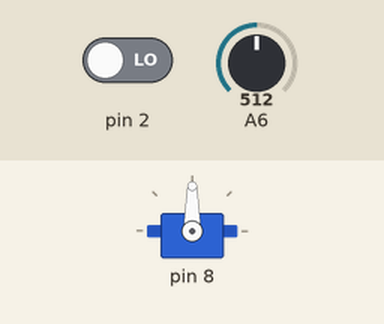
The sketch below on a simulated Arduino Uno, built with avr-gcc and run on an emulated ATmega328P. On the bench: servo. The test bench sets the inputs (shaded band); at power-on: pin 2 LOW, A6 = 512. What the sketch prints to the serial monitor is not drawn.

Above: at 1.2 s.
1.3 s: pin 2 driven HIGH
At 2.5 s:
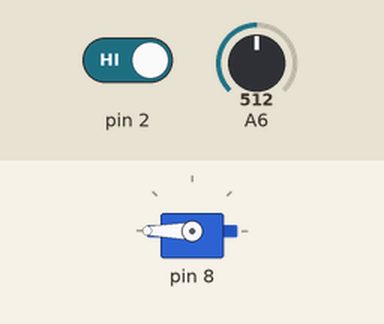
2.8 s: A6 set to 95
4.3 s: A6 set to 79
At 4.8 s:
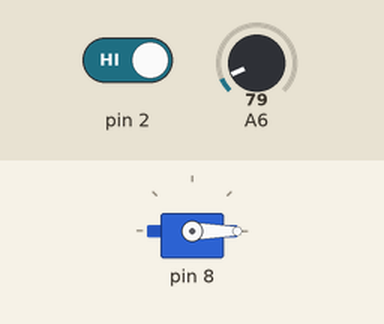
5.8 s: A6 set to 122
At 7.0 s:
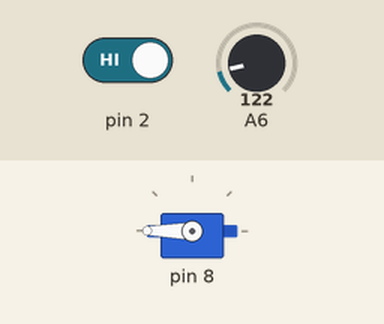
7.3 s: A6 set to 75
At 8.2 s:
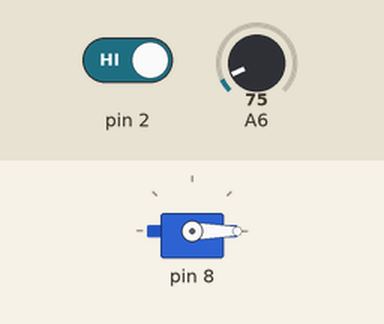
Timing chart, 0 to 9.8 s (numbered marks = the images above; inputs shaded):
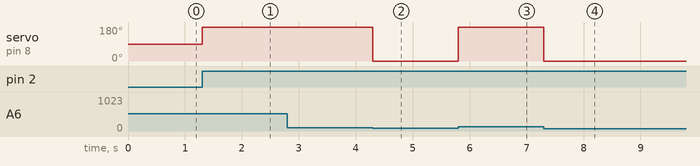

The sketch:

moisture.ino
```cpp
#include <Servo.h>

class Smart_Segregator
/*
   _____________________________________________________________
  |
  | Description
  | -----------
  | - This is a smart segregator which seperates dry and wet
  |   wet waste. (It cannot segregate metal or plastic)
  |
  |.............................................................
  |
  | Attributes
  | ----------
  | pin_1 : int
  |    -  Servo Motor pin number.
  |
  | pin_2 : int
  |    -  Moisture Sensor pin number.
  |
  | pin_3 : int
  |    - Touch Sensor pin number.
  |
  |............................................................
  |
  | Methods
  | -------
  | dry_waste()
  |       - Lid of the segregator slides towards right side.
  |
  | wet_waste()
  |       - Lid of the segregator slides towards left side
  |
  | neutral_state()
  |       - In which the lid of segregator is in the middle.
  |
  | execute()
  |       - Smart Segregator starts operating.
  |
  |___________________________________________________________
  */
{
  public:
     int servo_pin;
     int moisture_sensor_pin;
     int touch_sensor_pin;
     int detect_moisture;
     int detect_touch;

     Servo servo;

     Smart_Segregator(int pin_1, int pin_2, int pin_3)
     {
       servo_pin = pin_1;
       moisture_sensor_pin = pin_2;
       touch_sensor_pin = pin_3;

       detect_moisture = 0;
       detect_touch = false;
     }

    void init()
    {
      Serial.begin(9600);
      servo.attach(servo_pin);
      servo.write(90);

      pinMode(moisture_sensor_pin, INPUT);
      pinMode(touch_sensor_pin, INPUT);

      Serial.println("Your Smart Segregator is ready to Segregate!");
    }

    void dry_waste()
    {
      servo.write(0);
    }

    void wet_waste()
    {
      servo.write(180);
    }

    void neutral_state()
    {
      servo.write(90);
    }

    void execute()
    {
      detect_moisture = analogRead(moisture_sensor_pin);
      detect_touch = digitalRead(touch_sensor_pin);

      if (detect_moisture > 85 && detect_touch == true)
      {
        wet_waste();
      }

      else if (detect_moisture <= 85 && detect_touch == true)
      {
        dry_waste();
      }

      else
      {
        neutral_state();
      }
    }
}

segregator = Smart_Segregator(8,6,2);

void setup()
{
  segregator.init();
}

void loop()
{
 segregator.execute();
}
```

Measured:
- the behaviour switches between 86 and 85 on A6 (found by bisection; images 1 and 2)
- after the input at 1.3 s, servo on pin 8: 90° → 180° at once
- after the input at 2.8 s, every drawn part: stays the same
- after the input at 4.3 s, servo on pin 8: 180° → 0° at once
- after the input at 5.8 s, servo on pin 8: 0° → 180° at once
- after the input at 7.3 s, servo on pin 8: 180° → 0° at once
